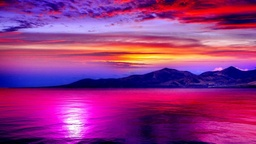
#> input picture assets/in/scenery.jpg, 256 x 144 px, shrunk from 1366 x 768 before the run, found by its file name
$ python rsa_image.py
#> lines starting #> are read from the running program, lines starting #| are printed output that depends on the picture
import random
import os,sys
import numpy
from PIL import Image

def power1(x,y,m):
    ans=1
    while(y>0):
      if(y%2==1):
        ans=(ans*x)%m
      y=y//2
      x=(x*x)%m
    return ans

def encrypt(jpgfile):

  for i in range(col):
    for j in range(row):
      r,g,b = pixels[j,i]
      r1 = power1(r+10,e,mod)
      g1 = power1(g+10,e,mod)
      b1 = power1(b+10,e,mod)
      enc[i][j] = [r1,g1,b1]
  print (pixels[row-1,col-1])
  img = numpy.array(enc,dtype = numpy.uint8)
  img1 = Image.fromarray(img,"RGB")
  #pixels2 = img1.load()
  img1.show()
  img1.save("C:\\Users\\HP\\Desktop\\ISAA\\J\\assets\\out\\scenery_rsa.jpg")


def decrypt(jpgfile):
  for i in range(col):
    for j in range(row):
      r,g,b = enc[i][j]
      r1 = power1(r,d,mod)-10
      g1 = power1(g,d,mod)-10
      b1 = power1(b,d,mod)-10
      dec[i][j] = [r1,g1,b1]
  img2 = numpy.array(dec,dtype = numpy.uint8)
  img3 = Image.fromarray(img2,"RGB")
  img3.show()
  img3.save('out.bmp')
  j = Image.open("out.bmp")
  # j.show()
  img = j.save("out.jpg")
  p = j.load()
  print (p[row-1,col-1])

jpgfile = Image.open("C:\\Users\\HP\\Desktop\\ISAA\\J\\assets\\in\\scenery.jpg")
#> jpgfile is the input picture: PIL image 256x144 RGB; mean R, G, B 150.1, 49.3, 132.6
#jpgfile.show()
print (jpgfile.bits, jpgfile.size, jpgfile.format)
#| 8 (256, 144) JPEG
row,col = jpgfile.size
#> row = 256; col = 144
pixels = jpgfile.load()

row1 = 1000003
phi = [0 for x1 in range(row1)]
occ = [0 for x1 in range(row1)]
primes = []
phi[1] = 1
#phi[2] = 1
#print (phi)
for i in range(2,1000001):
  #print (i)
  if(phi[i] == 0):
    phi[i] = i-1
    #print (i)
    primes.append(i)
    #j = 2*i
    for j in range (2*i,1000001,i):
      #print("j ",j)
      #print(j)
      if(occ[j] == 0):
        #print ("inside if2")
        occ[j] = 1
        phi[j] = j
        #print (phi[j])
        #print ((i-1)//i)
      phi[j] = (phi[j]*(i-1))//i
      #print(phi[j])
      #j = j + i
#print (primes)
p = primes[random.randrange(1,167)]
q = primes[random.randrange(1,167)]
print (p," ", q)
n = p*q
mod = n
phin1 = phi[n]
phin2 = phi[phin1]
e = primes[random.randrange(1,9000)]
mod1 = phin1
d = power1(e,phin2-1,mod1)
enc = [[0 for x in range(row)] for y in range(col)]
dec = [[0 for x in range(row)] for y in range(col)]
encrypt(jpgfile)
#| (180, 36, 131)
#> in encrypt, `img = numpy.array(enc,dtype = numpy.uint8)`:
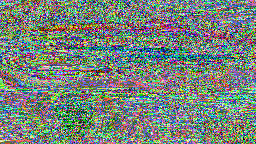
#> img: shape (144, 256, 3); mean of channels 0, 1, 2 118.9, 130.7, 122.7; drawn as R, G, B
#> (the run stopped early here; a loop or call above may not have finished)
